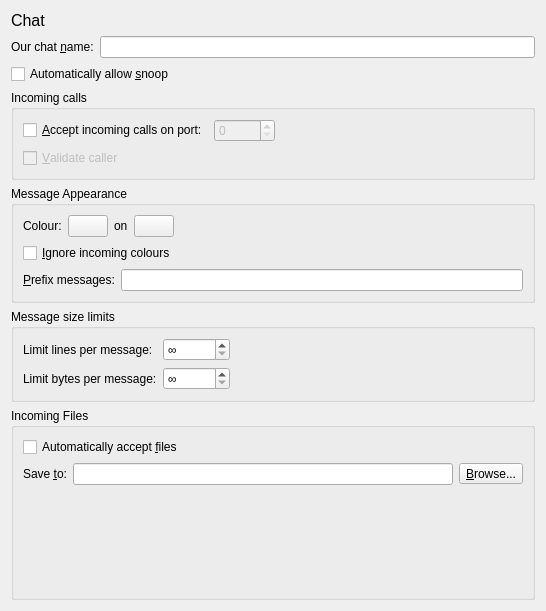
<?xml version="1.0" encoding="UTF-8"?>
<ui version="4.0">
 <class>PrefsChat</class>
 <widget class="QWidget" name="PrefsChat">
  <property name="geometry">
   <rect>
    <x>0</x>
    <y>0</y>
    <width>546</width>
    <height>611</height>
   </rect>
  </property>
  <property name="windowTitle">
   <string>Chat</string>
  </property>
  <layout class="QVBoxLayout" name="verticalLayout">
   <item>
    <widget class="QLabel" name="title_label">
     <property name="sizePolicy">
      <sizepolicy hsizetype="Preferred" vsizetype="Fixed">
       <horstretch>0</horstretch>
       <verstretch>0</verstretch>
      </sizepolicy>
     </property>
     <property name="font">
      <font>
       <pointsize>12</pointsize>
      </font>
     </property>
     <property name="text">
      <string>Chat</string>
     </property>
    </widget>
   </item>
   <item>
    <layout class="QFormLayout" name="_2">
     <item row="0" column="0">
      <widget class="QLabel" name="chat_name_label">
       <property name="text">
        <string>Our chat &amp;name:</string>
       </property>
       <property name="buddy">
        <cstring>chat_name</cstring>
       </property>
      </widget>
     </item>
     <item row="0" column="1">
      <widget class="QLineEdit" name="chat_name"/>
     </item>
    </layout>
   </item>
   <item>
    <widget class="QCheckBox" name="auto_allow_snooping">
     <property name="text">
      <string>Automatically allow &amp;snoop</string>
     </property>
    </widget>
   </item>
   <item>
    <widget class="QGroupBox" name="groupBox">
     <property name="title">
      <string>Incoming calls</string>
     </property>
     <layout class="QVBoxLayout" name="verticalLayout_2">
      <item>
       <layout class="QHBoxLayout" name="_3">
        <item>
         <widget class="QCheckBox" name="accept_chat_connections">
          <property name="text">
           <string>&amp;Accept incoming calls on port:</string>
          </property>
         </widget>
        </item>
        <item>
         <widget class="QSpinBox" name="chat_port">
          <property name="enabled">
           <bool>false</bool>
          </property>
          <property name="sizePolicy">
           <sizepolicy hsizetype="Fixed" vsizetype="Fixed">
            <horstretch>0</horstretch>
            <verstretch>0</verstretch>
           </sizepolicy>
          </property>
          <property name="maximum">
           <number>65535</number>
          </property>
         </widget>
        </item>
        <item>
         <spacer name="horizontalSpacer_2">
          <property name="orientation">
           <enum>Qt::Horizontal</enum>
          </property>
          <property name="sizeHint" stdset="0">
           <size>
            <width>40</width>
            <height>20</height>
           </size>
          </property>
         </spacer>
        </item>
       </layout>
      </item>
      <item>
       <widget class="QCheckBox" name="validate_incoming_chat_calls">
        <property name="enabled">
         <bool>false</bool>
        </property>
        <property name="text">
         <string>&amp;Validate caller</string>
        </property>
       </widget>
      </item>
     </layout>
    </widget>
   </item>
   <item>
    <widget class="QGroupBox" name="groupBox_2">
     <property name="title">
      <string>Message Appearance</string>
     </property>
     <layout class="QVBoxLayout" name="verticalLayout_3">
      <item>
       <layout class="QHBoxLayout" name="_4">
        <item>
         <widget class="QLabel" name="chat_colors_foreground_label">
          <property name="text">
           <string>Colour:</string>
          </property>
          <property name="buddy">
           <cstring>chat_colors_foreground</cstring>
          </property>
         </widget>
        </item>
        <item>
         <widget class="QPushButton" name="chat_colors_foreground">
          <property name="text">
           <string/>
          </property>
          <property name="autoRaise" stdset="0">
           <bool>false</bool>
          </property>
         </widget>
        </item>
        <item>
         <widget class="QLabel" name="chat_colors_background_label">
          <property name="text">
           <string>on</string>
          </property>
         </widget>
        </item>
        <item>
         <widget class="QPushButton" name="chat_colors_background">
          <property name="text">
           <string/>
          </property>
         </widget>
        </item>
        <item>
         <spacer name="horizontalSpacer">
          <property name="orientation">
           <enum>Qt::Horizontal</enum>
          </property>
          <property name="sizeHint" stdset="0">
           <size>
            <width>0</width>
            <height>0</height>
           </size>
          </property>
         </spacer>
        </item>
       </layout>
      </item>
      <item>
       <widget class="QCheckBox" name="ignore_chat_colors">
        <property name="text">
         <string>&amp;Ignore incoming colours</string>
        </property>
       </widget>
      </item>
      <item>
       <layout class="QFormLayout" name="_5">
        <item row="0" column="0">
         <widget class="QLabel" name="chat_message_prefix_label">
          <property name="text">
           <string>&amp;Prefix messages:</string>
          </property>
          <property name="buddy">
           <cstring>chat_message_prefix</cstring>
          </property>
         </widget>
        </item>
        <item row="0" column="1">
         <widget class="QLineEdit" name="chat_message_prefix"/>
        </item>
       </layout>
      </item>
     </layout>
    </widget>
   </item>
   <item>
    <widget class="QGroupBox" name="groupBox_3">
     <property name="title">
      <string>Message size limits</string>
     </property>
     <layout class="QVBoxLayout" name="verticalLayout_4">
      <item>
       <layout class="QFormLayout" name="_6">
        <item row="0" column="0">
         <widget class="QLabel" name="chat_max_lines_per_message_label">
          <property name="text">
           <string>Limit lines per message:</string>
          </property>
          <property name="buddy">
           <cstring>chat_max_lines_per_message</cstring>
          </property>
         </widget>
        </item>
        <item row="0" column="1">
         <widget class="QSpinBox" name="chat_max_lines_per_message">
          <property name="sizePolicy">
           <sizepolicy hsizetype="Fixed" vsizetype="Fixed">
            <horstretch>0</horstretch>
            <verstretch>0</verstretch>
           </sizepolicy>
          </property>
          <property name="specialValueText">
           <string>∞</string>
          </property>
          <property name="maximum">
           <number>1000000</number>
          </property>
         </widget>
        </item>
        <item row="1" column="0">
         <widget class="QLabel" name="chat_max_bytes_per_message_label">
          <property name="text">
           <string>Limit bytes per message:</string>
          </property>
          <property name="buddy">
           <cstring>chat_max_bytes_per_message</cstring>
          </property>
         </widget>
        </item>
        <item row="1" column="1">
         <widget class="QSpinBox" name="chat_max_bytes_per_message">
          <property name="sizePolicy">
           <sizepolicy hsizetype="Fixed" vsizetype="Fixed">
            <horstretch>0</horstretch>
            <verstretch>0</verstretch>
           </sizepolicy>
          </property>
          <property name="specialValueText">
           <string>∞</string>
          </property>
          <property name="maximum">
           <number>1000000</number>
          </property>
         </widget>
        </item>
       </layout>
      </item>
     </layout>
    </widget>
   </item>
   <item>
    <widget class="QGroupBox" name="groupBox_4">
     <property name="title">
      <string>Incoming Files</string>
     </property>
     <layout class="QVBoxLayout" name="verticalLayout_5">
      <item>
       <widget class="QCheckBox" name="auto_allow_files">
        <property name="text">
         <string>Automatically accept &amp;files</string>
        </property>
       </widget>
      </item>
      <item>
       <layout class="QHBoxLayout" name="_7">
        <item>
         <widget class="QLabel" name="chat_file_save_directory_label">
          <property name="text">
           <string>Save &amp;to:</string>
          </property>
          <property name="buddy">
           <cstring>chat_file_save_directory</cstring>
          </property>
         </widget>
        </item>
        <item>
         <widget class="QLineEdit" name="chat_file_save_directory"/>
        </item>
        <item>
         <widget class="QToolButton" name="chat_file_save_directory_browse">
          <property name="text">
           <string>&amp;Browse...</string>
          </property>
          <property name="icon">
           <iconset theme="document-open">
            <normaloff>.</normaloff>.</iconset>
          </property>
         </widget>
        </item>
       </layout>
      </item>
      <item>
       <spacer name="spacer">
        <property name="orientation">
         <enum>Qt::Vertical</enum>
        </property>
        <property name="sizeHint" stdset="0">
         <size>
          <width>0</width>
          <height>0</height>
         </size>
        </property>
       </spacer>
      </item>
     </layout>
    </widget>
   </item>
  </layout>
 </widget>
 <resources/>
 <connections>
  <connection>
   <sender>accept_chat_connections</sender>
   <signal>toggled(bool)</signal>
   <receiver>chat_port</receiver>
   <slot>setEnabled(bool)</slot>
   <hints>
    <hint type="sourcelabel">
     <x>160</x>
     <y>147</y>
    </hint>
    <hint type="destinationlabel">
     <x>251</x>
     <y>157</y>
    </hint>
   </hints>
  </connection>
  <connection>
   <sender>accept_chat_connections</sender>
   <signal>toggled(bool)</signal>
   <receiver>validate_incoming_chat_calls</receiver>
   <slot>setEnabled(bool)</slot>
   <hints>
    <hint type="sourcelabel">
     <x>92</x>
     <y>155</y>
    </hint>
    <hint type="destinationlabel">
     <x>89</x>
     <y>185</y>
    </hint>
   </hints>
  </connection>
 </connections>
</ui>
